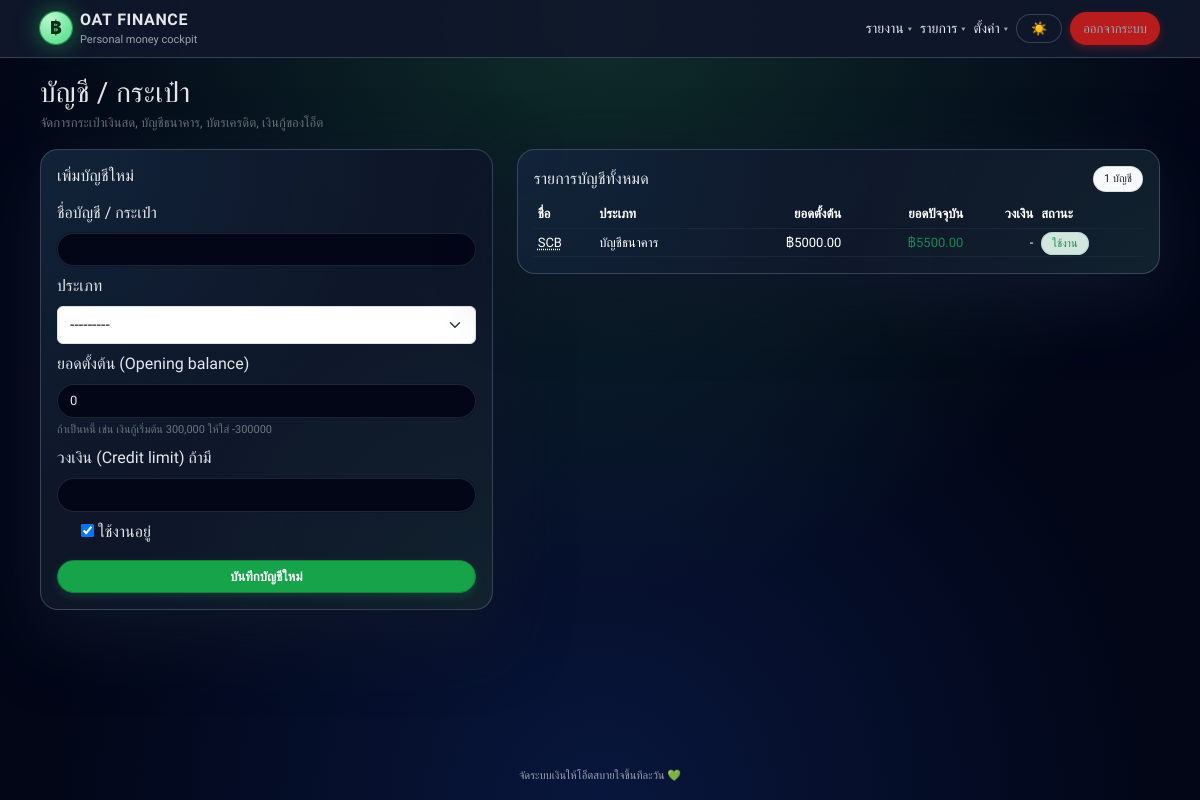
/accounts/ (signed in), run on the app's committed database.
### app_finance/models.py (models this page shows, shortened)
class Account(models.Model):
    ACCOUNT_TYPE_CHOICES = [
        ('CASH', 'เงินสด'),
        ('BANK', 'บัญชีธนาคาร'),
        ('CREDIT', 'บัตรเครดิต'),
        ('LOAN', 'เงินกู้'),
        ('WALLET', 'E-Wallet'),
    ]
    name = models.CharField(max_length=100)
    account_type = models.CharField(max_length=10, choices=ACCOUNT_TYPE_CHOICES)
    opening_balance = models.DecimalField(max_digits=12, decimal_places=2, default=0)
    credit_limit = models.DecimalField(
        max_digits=12,
        decimal_places=2,
        null=True,
        blank=True,
        help_text="สำหรับบัตรเครดิต/วงเงินกู้ ถ้ามี"
    )
    interest_rate = models.DecimalField(
        max_digits=5,
        decimal_places=2,
        null=True,
        blank=True,
        help_text="ดอกเบี้ยต่อปี (%) เช่น 16 สำหรับ 16%",
    )
    min_payment_percent = models.DecimalField(
        max_digits=5,
        decimal_places=2,
        null=True,
        blank=True,
        help_text="เปอร์เซ็นต์ขั้นต่ำที่ต้องจ่ายจากยอดคงค้าง เช่น 5 สำหรับ 5%",
    )
    is_active = models.BooleanField(default=True)
    @property
    def current_balance(self):
        opening = self.opening_balance or Decimal("0")
        total_tx = self.transactions.aggregate(s=Sum("amount"))["s"] or Decimal("0")
        return opening + total_tx

### app_finance/views.py (the view)
# urls.py: path("accounts/", views.accounts_manage, name="accounts_manage"),
@login_required
def accounts_manage(request):
    if request.method == "POST":
        form = AccountForm(request.POST)
        if form.is_valid():
            form.save()
            return redirect("app_finance:accounts_manage")
    else:
        form = AccountForm()
    accounts = Account.objects.all().order_by("name")
    return render(request, "app_finance/accounts.html", {
        "form": form,
        "accounts": accounts,
    })

### app_finance/forms.py
class AccountForm(forms.ModelForm):
    class Meta:
        model = Account
        fields = ["name", "account_type", "opening_balance", "credit_limit", "is_active"]
        widgets = {
            "name": forms.TextInput(attrs={"class": "form-control"}),
            "account_type": forms.Select(attrs={"class": "form-select"}),
            "opening_balance": forms.NumberInput(attrs={"class": "form-control", "step": "0.01"}),
            "credit_limit": forms.NumberInput(attrs={"class": "form-control", "step": "0.01"}),
        }

### app_finance/templates/app_finance/accounts.html (shortened to what this page needs)
{% extends "app_finance/base.html" %}
{% block content %}
<div class="mb-3 d-flex justify-content-between align-items-center">
  <div>
    <h1 class="h3 mb-1">บัญชี / กระเป๋า</h1>
    <div class="text-secondary" style="font-size:13px;">
      จัดการกระเป๋าเงินสด, บัญชีธนาคาร, บัตรเครดิต, เงินกู้ของโอ็ต
    </div>
  </div>
</div>
<div class="row g-4">
  <div class="col-12 col-lg-5">
    <div class="card-soft p-3">
      <h2 class="h6 mb-3">เพิ่มบัญชีใหม่</h2>
      <form method="post">
        <div class="mb-2">
          <label class="form-label">ชื่อบัญชี / กระเป๋า</label>
          {{ form.name }}
        </div>
        <div class="mb-2">
          <label class="form-label">ประเภท</label>
          {{ form.account_type }}
        </div>
        <div class="mb-2">
          <label class="form-label">ยอดตั้งต้น (Opening balance)</label>
          {{ form.opening_balance }}
          <div class="form-text text-secondary" style="font-size:11px;">
            ถ้าเป็นหนี้ เช่น เงินกู้เริ่มต้น 300,000 ให้ใส่ -300000
          </div>
        </div>
        <div class="mb-2">
          <label class="form-label">วงเงิน (Credit limit) ถ้ามี</label>
          {{ form.credit_limit }}
        </div>
        <div class="form-check mb-3">
          {{ form.is_active }}
          <label class="form-check-label">ใช้งานอยู่</label>
        </div>
        <button type="submit" class="btn btn-brand w-100">
          บันทึกบัญชีใหม่
        </button>
      </form>
    </div>
  </div>
  <div class="col-12 col-lg-7">
    <div class="card-soft p-3">
      <div class="d-flex justify-content-between align-items-center mb-2">
        <h2 class="h6 mb-0">รายการบัญชีทั้งหมด</h2>
        <span class="badge-chip bg-light text-dark">{{ accounts|length }} บัญชี</span>
      </div>
      {% if accounts %}
        <div class="d-none d-md-block">
          <div class="table-responsive">
            <table class="table table-dark table-sm align-middle mb-0" style="font-size:13px;">
              <thead>
                <tr class="text-secondary">
                  <th>ชื่อ</th>
                  <th>ประเภท</th>
                  <th class="text-end">ยอดตั้งต้น</th>
                  <th class="text-end">ยอดปัจจุบัน</th>
                  <th class="text-end">วงเงิน</th>
                  <th>สถานะ</th>
                </tr>
              </thead>
              <tbody>
                {% for acc in accounts %}
                  <tr>
                    <td>
                      <a href="{% url 'app_finance:account_edit' acc.id %}"
                         style="color:inherit; text-decoration:underline dotted; text-underline-offset: 2px;">
                        {{ acc.name }}
                      </a>
                    </td>
                    <td>{{ acc.get_account_type_display }}</td>
                    <td class="text-end">
                      ฿{{ acc.opening_balance|floatformat:2 }}
                    </td>
                    <td class="text-end {% if acc.current_balance < 0 %}text-danger{% else %}text-success{% endif %}">
                      ฿{{ acc.current_balance|floatformat:2 }}
                    </td>
                    <td class="text-end">
                      {% if acc.credit_limit %}
                        ฿{{ acc.credit_limit|floatformat:2 }}
                      {% else %}
                        -
                      {% endif %}
                    </td>
                    <td>
                      {% if acc.is_active %}
                        <span class="badge-chip bg-success-subtle text-success">ใช้งาน</span>
                      {% else %}
                        <span class="badge-chip bg-secondary">ปิดใช้งาน</span>
                      {% endif %}
                    </td>
                  </tr>
                {% endfor %}
              </tbody>
            </table>
          </div>
        </div>
      {% else %}
        <div class="text-secondary" style="font-size:13px;">
          ยังไม่มีบัญชีเลย ลองเพิ่มจากฟอร์มด้านซ้ายได้เลยคับ
        </div>
      {% endif %}
    </div>
  </div>
</div>
{% endblock %}

### app_finance/templates/app_finance/base.html (style rules this page uses)
:root { --radius-xl:22px; --radius-lg:18px; --radius-pill:999px; --shadow-strong:0 24px 70px rgba(15,23,42,.95); }
html[data-theme="dark"] { --brand:#16a34a; --brand-dark:#15803d; --brand-soft:#bbf7d0; --text-main:#e5e7eb; --text-muted:#9ca3af; --bg:#020617; --bg-elevated:#020617; --border-subtle:rgba(148,163,184,.3); --shadow-strong:0 24px 70px rgba(15,23,42,.95); }
* { box-sizing:border-box; }
body { margin:0; min-height:100vh; font-family: "Prompt", system-ui, -apple-system, BlinkMacSystemFont, "Segoe UI", sans-serif; color:var(--text-main); background:var(--bg); }
html[data-theme="dark"] body { background: radial-gradient(circle at top, rgba(74,222,128,.18), transparent 60%), radial-gradient(circle at bottom, rgba(37,99,235,.18), transparent 55%), #020617; }
.btn-brand { background:var(--brand); border:1px solid var(--brand-dark); color:#f9fafb; font-weight:600; border-radius:var(--radius-pill); padding-inline:16px; box-shadow:0 3px 8px rgba(22,163,74,.25); font-size:13px; transition:background .16s ease, box-shadow .16s ease; }
html[data-theme="dark"] .form-control { background:#020617; color:#e5e7eb; border-radius:999px; border:1px solid rgba(31,41,55,.9); box-shadow:0 0 0 1px rgba(15,23,42,1); font-size:13px; }
html[data-theme="dark"] .form-control::placeholder { color:#6b7280; }
.card-soft { border-radius:var(--radius-lg); border:1px solid var(--border-subtle); box-shadow:var(--shadow-strong); background:var(--bg-elevated); }
html[data-theme="dark"] .card-soft { background:radial-gradient(circle at top left, rgba(56,189,248,.08), transparent 55%), radial-gradient(circle at bottom right, rgba(74,222,128,.06), transparent 55%), rgba(15,23,42,.96); }
.badge-chip { border-radius:999px; padding:4px 10px; font-size:11px; border:1px solid var(--border-subtle); background:var(--bg-elevated); color:var(--text-muted); }
h1,h2,h3,h4,h5,h6 { margin:0; color:#f9fafb; letter-spacing:.01em; font-weight:600; }
a { text-decoration:none; }
.table-dark { --bs-table-bg: transparent; --bs-table-border-color: rgba(30,41,59,.8); }

### data on the page
Account: name "SCB", account_type "บัญชีธนาคาร", opening_balance "5000.00", current_balance "5500.00", is_active "ใช้งาน"

### other printed values
{{ accounts|length }} "1"
